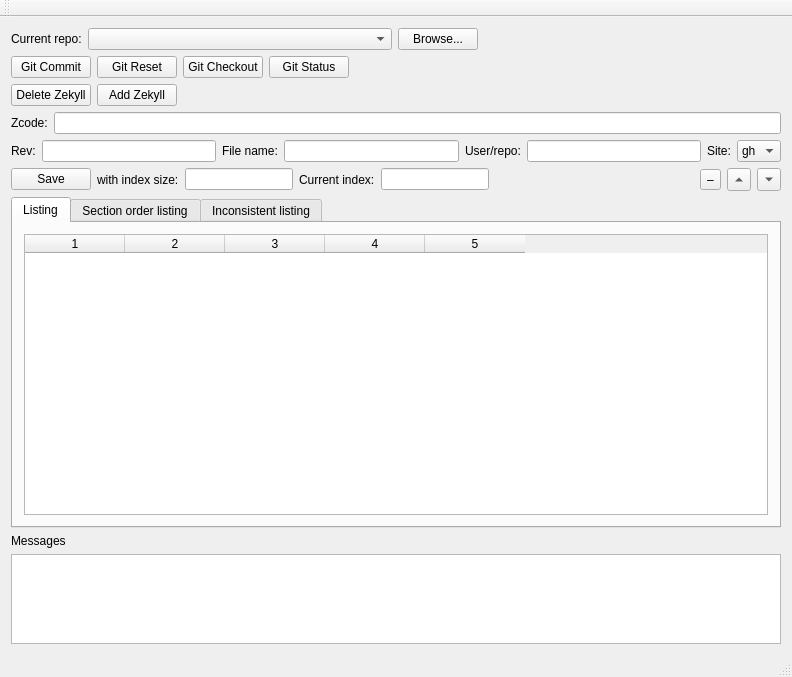
<?xml version="1.0" encoding="UTF-8"?>
<ui version="4.0">
 <class>MainWindow</class>
 <widget class="QMainWindow" name="MainWindow">
  <property name="geometry">
   <rect>
    <x>0</x>
    <y>0</y>
    <width>792</width>
    <height>677</height>
   </rect>
  </property>
  <property name="windowTitle">
   <string>MainWindow</string>
  </property>
  <widget class="QWidget" name="centralWidget">
   <layout class="QVBoxLayout" name="verticalLayout">
    <item>
     <layout class="QHBoxLayout" name="horizontalLayout">
      <item>
       <widget class="QLabel" name="curRepoLabel">
        <property name="text">
         <string>Current repo:</string>
        </property>
       </widget>
      </item>
      <item>
       <widget class="QComboBox" name="curRepoCombo">
        <property name="sizePolicy">
         <sizepolicy hsizetype="Expanding" vsizetype="Fixed">
          <horstretch>0</horstretch>
          <verstretch>0</verstretch>
         </sizepolicy>
        </property>
       </widget>
      </item>
      <item>
       <widget class="QPushButton" name="curRepoButton">
        <property name="text">
         <string>Browse...</string>
        </property>
       </widget>
      </item>
      <item>
       <spacer name="horizontalSpacer_3">
        <property name="orientation">
         <enum>Qt::Horizontal</enum>
        </property>
        <property name="sizeHint" stdset="0">
         <size>
          <width>40</width>
          <height>20</height>
         </size>
        </property>
       </spacer>
      </item>
     </layout>
    </item>
    <item>
     <layout class="QHBoxLayout" name="horizontalLayout_9">
      <item>
       <layout class="QGridLayout" name="gridLayout">
        <item row="0" column="0">
         <widget class="QPushButton" name="gitCommit">
          <property name="text">
           <string>Git Commit</string>
          </property>
         </widget>
        </item>
        <item row="0" column="1">
         <widget class="QPushButton" name="gitReset">
          <property name="text">
           <string>Git Reset</string>
          </property>
         </widget>
        </item>
        <item row="0" column="2">
         <widget class="QPushButton" name="gitCheckout">
          <property name="text">
           <string>Git Checkout</string>
          </property>
         </widget>
        </item>
        <item row="0" column="3">
         <widget class="QPushButton" name="gitStatus">
          <property name="text">
           <string>Git Status</string>
          </property>
         </widget>
        </item>
        <item row="1" column="0">
         <widget class="QPushButton" name="deleteZekyll">
          <property name="text">
           <string>Delete Zekyll</string>
          </property>
         </widget>
        </item>
        <item row="1" column="1">
         <widget class="QPushButton" name="addZekyll">
          <property name="text">
           <string>Add Zekyll</string>
          </property>
         </widget>
        </item>
       </layout>
      </item>
      <item>
       <spacer name="horizontalSpacer_2">
        <property name="orientation">
         <enum>Qt::Horizontal</enum>
        </property>
        <property name="sizeHint" stdset="0">
         <size>
          <width>40</width>
          <height>20</height>
         </size>
        </property>
       </spacer>
      </item>
     </layout>
    </item>
    <item>
     <layout class="QHBoxLayout" name="horizontalLayout_7">
      <item>
       <widget class="QLabel" name="label_3">
        <property name="text">
         <string>Zcode:</string>
        </property>
       </widget>
      </item>
      <item>
       <widget class="MyQLineEdit" name="zcode"/>
      </item>
     </layout>
    </item>
    <item>
     <layout class="QHBoxLayout" name="horizontalLayout_6">
      <item>
       <widget class="QLabel" name="label_4">
        <property name="text">
         <string>Rev:</string>
        </property>
       </widget>
      </item>
      <item>
       <widget class="QLineEdit" name="rev"/>
      </item>
      <item>
       <widget class="QLabel" name="label_5">
        <property name="text">
         <string>File name:</string>
        </property>
       </widget>
      </item>
      <item>
       <widget class="QLineEdit" name="file"/>
      </item>
      <item>
       <widget class="QLabel" name="label_6">
        <property name="text">
         <string>User/repo:</string>
        </property>
       </widget>
      </item>
      <item>
       <widget class="QLineEdit" name="userRepo"/>
      </item>
      <item>
       <widget class="QLabel" name="label_7">
        <property name="text">
         <string>Site:</string>
        </property>
       </widget>
      </item>
      <item>
       <widget class="QComboBox" name="site">
        <item>
         <property name="text">
          <string>gh</string>
         </property>
        </item>
        <item>
         <property name="text">
          <string>bb</string>
         </property>
        </item>
        <item>
         <property name="text">
          <string>gl</string>
         </property>
        </item>
       </widget>
      </item>
     </layout>
    </item>
    <item>
     <layout class="QHBoxLayout" name="horizontalLayout_2">
      <item>
       <layout class="QHBoxLayout" name="horizontalLayout_4">
        <item>
         <widget class="QPushButton" name="save">
          <property name="text">
           <string>Save</string>
          </property>
         </widget>
        </item>
        <item>
         <widget class="QLabel" name="label">
          <property name="text">
           <string>with index size:</string>
          </property>
         </widget>
        </item>
        <item>
         <widget class="QLineEdit" name="indexSize">
          <property name="sizePolicy">
           <sizepolicy hsizetype="Fixed" vsizetype="Fixed">
            <horstretch>0</horstretch>
            <verstretch>0</verstretch>
           </sizepolicy>
          </property>
         </widget>
        </item>
       </layout>
      </item>
      <item>
       <layout class="QHBoxLayout" name="horizontalLayout_5">
        <item>
         <widget class="QLabel" name="label_2">
          <property name="text">
           <string>Current index:</string>
          </property>
          <property name="indent">
           <number>0</number>
          </property>
         </widget>
        </item>
        <item>
         <widget class="QLineEdit" name="currentIndex">
          <property name="sizePolicy">
           <sizepolicy hsizetype="Fixed" vsizetype="Fixed">
            <horstretch>0</horstretch>
            <verstretch>0</verstretch>
           </sizepolicy>
          </property>
         </widget>
        </item>
       </layout>
      </item>
      <item>
       <spacer name="horizontalSpacer">
        <property name="orientation">
         <enum>Qt::Horizontal</enum>
        </property>
        <property name="sizeHint" stdset="0">
         <size>
          <width>40</width>
          <height>20</height>
         </size>
        </property>
       </spacer>
      </item>
      <item>
       <widget class="QToolButton" name="minus">
        <property name="text">
         <string>–</string>
        </property>
       </widget>
      </item>
      <item>
       <widget class="QToolButton" name="up">
        <property name="text">
         <string>...</string>
        </property>
        <property name="arrowType">
         <enum>Qt::UpArrow</enum>
        </property>
       </widget>
      </item>
      <item>
       <widget class="QToolButton" name="down">
        <property name="text">
         <string>...</string>
        </property>
        <property name="arrowType">
         <enum>Qt::DownArrow</enum>
        </property>
       </widget>
      </item>
     </layout>
    </item>
    <item>
     <widget class="MyQTabWidget" name="tabWidget">
      <property name="currentIndex">
       <number>0</number>
      </property>
      <widget class="QWidget" name="tab">
       <attribute name="title">
        <string>Listing</string>
       </attribute>
       <layout class="QVBoxLayout" name="verticalLayout_4">
        <item>
         <widget class="MyQTableWidget" name="tableWidget">
          <property name="sizePolicy">
           <sizepolicy hsizetype="Expanding" vsizetype="Expanding">
            <horstretch>0</horstretch>
            <verstretch>0</verstretch>
           </sizepolicy>
          </property>
          <property name="selectionMode">
           <enum>QAbstractItemView::SingleSelection</enum>
          </property>
          <property name="selectionBehavior">
           <enum>QAbstractItemView::SelectRows</enum>
          </property>
          <property name="columnCount">
           <number>5</number>
          </property>
          <attribute name="verticalHeaderVisible">
           <bool>true</bool>
          </attribute>
          <column/>
          <column/>
          <column/>
          <column/>
          <column/>
         </widget>
        </item>
       </layout>
      </widget>
      <widget class="QWidget" name="tab_2">
       <attribute name="title">
        <string>Section order listing</string>
       </attribute>
       <layout class="QVBoxLayout" name="verticalLayout_6">
        <item>
         <widget class="MyQTableWidget" name="tableWidget_2">
          <property name="selectionMode">
           <enum>QAbstractItemView::SingleSelection</enum>
          </property>
          <property name="selectionBehavior">
           <enum>QAbstractItemView::SelectRows</enum>
          </property>
          <property name="columnCount">
           <number>5</number>
          </property>
          <column/>
          <column/>
          <column/>
          <column/>
          <column/>
         </widget>
        </item>
       </layout>
      </widget>
      <widget class="QWidget" name="tab_3">
       <attribute name="title">
        <string>Inconsistent listing</string>
       </attribute>
       <layout class="QVBoxLayout" name="verticalLayout_5">
        <item>
         <widget class="QTableWidget" name="tableWidget_3">
          <property name="selectionMode">
           <enum>QAbstractItemView::SingleSelection</enum>
          </property>
          <property name="selectionBehavior">
           <enum>QAbstractItemView::SelectRows</enum>
          </property>
          <property name="columnCount">
           <number>5</number>
          </property>
          <column/>
          <column/>
          <column/>
          <column/>
          <column/>
         </widget>
        </item>
       </layout>
      </widget>
     </widget>
    </item>
    <item>
     <widget class="QLabel" name="messages_label">
      <property name="text">
       <string>Messages</string>
      </property>
     </widget>
    </item>
    <item>
     <widget class="QPlainTextEdit" name="messages">
      <property name="sizePolicy">
       <sizepolicy hsizetype="Expanding" vsizetype="Maximum">
        <horstretch>0</horstretch>
        <verstretch>0</verstretch>
       </sizepolicy>
      </property>
      <property name="maximumSize">
       <size>
        <width>16777215</width>
        <height>90</height>
       </size>
      </property>
     </widget>
    </item>
   </layout>
   <zorder>tabWidget</zorder>
   <zorder>messages</zorder>
   <zorder>messages_label</zorder>
  </widget>
  <widget class="QMenuBar" name="menuBar">
   <property name="geometry">
    <rect>
     <x>0</x>
     <y>0</y>
     <width>792</width>
     <height>22</height>
    </rect>
   </property>
  </widget>
  <widget class="QToolBar" name="mainToolBar">
   <attribute name="toolBarArea">
    <enum>TopToolBarArea</enum>
   </attribute>
   <attribute name="toolBarBreak">
    <bool>false</bool>
   </attribute>
  </widget>
  <widget class="QStatusBar" name="statusBar"/>
 </widget>
 <layoutdefault spacing="6" margin="11"/>
 <customwidgets>
  <customwidget>
   <class>MyQTabWidget</class>
   <extends>QTabWidget</extends>
   <header location="global">myqtabwidget.h</header>
   <container>1</container>
  </customwidget>
  <customwidget>
   <class>MyQTableWidget</class>
   <extends>QTableWidget</extends>
   <header location="global">myqtablewidget.h</header>
  </customwidget>
  <customwidget>
   <class>MyQLineEdit</class>
   <extends>QLineEdit</extends>
   <header location="global">myqlineedit.h</header>
  </customwidget>
 </customwidgets>
 <resources/>
 <connections/>
</ui>
